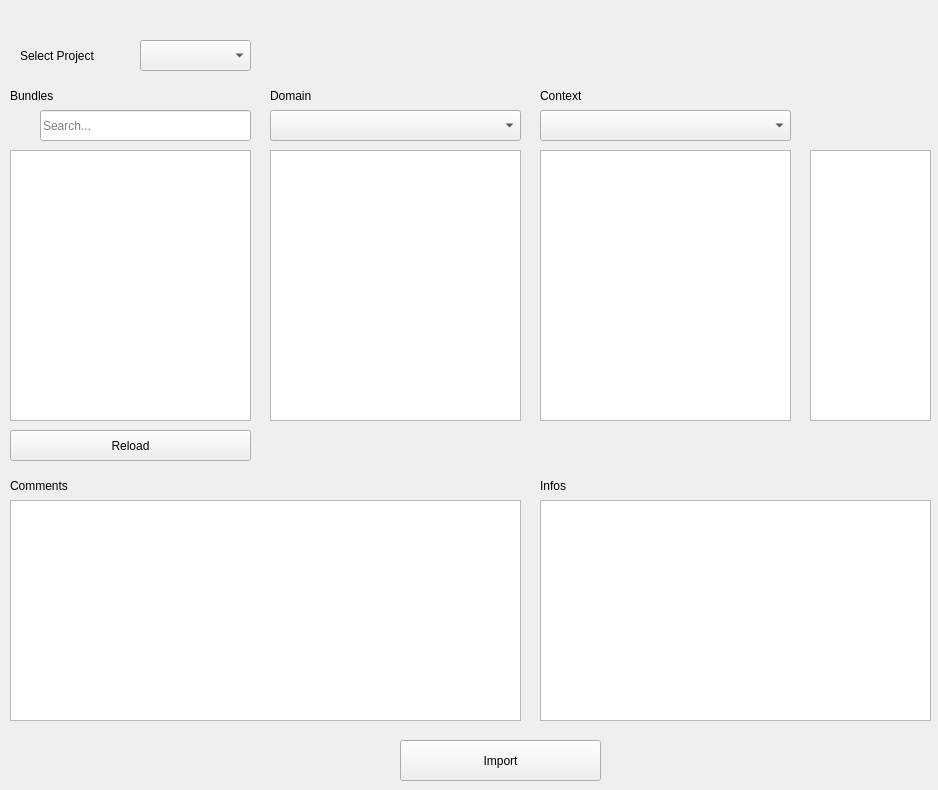
<?xml version="1.0" encoding="UTF-8"?>
<ui version="4.0">
 <class>Form</class>
 <widget class="QWidget" name="Form">
  <property name="geometry">
   <rect>
    <x>0</x>
    <y>0</y>
    <width>938</width>
    <height>790</height>
   </rect>
  </property>
  <property name="windowTitle">
   <string>Node Template Importer</string>
  </property>
  <widget class="QLabel" name="project_lbl">
   <property name="geometry">
    <rect>
     <x>20</x>
     <y>40</y>
     <width>121</width>
     <height>31</height>
    </rect>
   </property>
   <property name="styleSheet">
    <string notr="true">font: 11pt &quot;MS Shell Dlg 2&quot;;</string>
   </property>
   <property name="text">
    <string>Select Project</string>
   </property>
  </widget>
  <widget class="QLabel" name="title_label">
   <property name="geometry">
    <rect>
     <x>340</x>
     <y>0</y>
     <width>301</width>
     <height>91</height>
    </rect>
   </property>
   <property name="styleSheet">
    <string notr="true">font: 63 16pt &quot;Yu Gothic UI Semibold&quot;;</string>
   </property>
   <property name="text">
    <string/>
   </property>
  </widget>
  <widget class="QComboBox" name="project_cbx">
   <property name="geometry">
    <rect>
     <x>140</x>
     <y>40</y>
     <width>111</width>
     <height>31</height>
    </rect>
   </property>
   <property name="styleSheet">
    <string notr="true">font: 11pt &quot;MS Shell Dlg 2&quot;;</string>
   </property>
   <property name="currentText">
    <string/>
   </property>
   <property name="frame">
    <bool>true</bool>
   </property>
  </widget>
  <widget class="QListView" name="bundle_list">
   <property name="geometry">
    <rect>
     <x>10</x>
     <y>150</y>
     <width>241</width>
     <height>271</height>
    </rect>
   </property>
   <property name="styleSheet">
    <string notr="true">font: 9pt &quot;Gadugi&quot;;</string>
   </property>
  </widget>
  <widget class="QListView" name="domain_list">
   <property name="geometry">
    <rect>
     <x>270</x>
     <y>150</y>
     <width>251</width>
     <height>271</height>
    </rect>
   </property>
   <property name="styleSheet">
    <string notr="true">font: 9pt &quot;Gadugi&quot;;</string>
   </property>
  </widget>
  <widget class="QListView" name="context_list">
   <property name="geometry">
    <rect>
     <x>540</x>
     <y>150</y>
     <width>251</width>
     <height>271</height>
    </rect>
   </property>
   <property name="styleSheet">
    <string notr="true">font: 9pt &quot;Gadugi&quot;;</string>
   </property>
  </widget>
  <widget class="QListView" name="version_list">
   <property name="geometry">
    <rect>
     <x>810</x>
     <y>150</y>
     <width>121</width>
     <height>271</height>
    </rect>
   </property>
   <property name="styleSheet">
    <string notr="true">font: 9pt &quot;Gadugi&quot;;</string>
   </property>
  </widget>
  <widget class="QTextEdit" name="comments_tedt">
   <property name="geometry">
    <rect>
     <x>10</x>
     <y>500</y>
     <width>511</width>
     <height>221</height>
    </rect>
   </property>
   <property name="styleSheet">
    <string notr="true">font: 57 9pt &quot;Yu Gothic Medium&quot;;</string>
   </property>
   <property name="readOnly">
    <bool>true</bool>
   </property>
   <property name="placeholderText">
    <string/>
   </property>
  </widget>
  <widget class="QLabel" name="bundle_name_lbl_8">
   <property name="geometry">
    <rect>
     <x>10</x>
     <y>470</y>
     <width>121</width>
     <height>31</height>
    </rect>
   </property>
   <property name="styleSheet">
    <string notr="true">font: 11pt &quot;MS Shell Dlg 2&quot;;</string>
   </property>
   <property name="text">
    <string>Comments</string>
   </property>
  </widget>
  <widget class="QTextEdit" name="info_tedt">
   <property name="geometry">
    <rect>
     <x>540</x>
     <y>500</y>
     <width>391</width>
     <height>221</height>
    </rect>
   </property>
   <property name="styleSheet">
    <string notr="true">font: 57 8pt &quot;Yu Gothic Medium&quot;;</string>
   </property>
   <property name="readOnly">
    <bool>true</bool>
   </property>
  </widget>
  <widget class="QLabel" name="bundle_name_lbl_9">
   <property name="geometry">
    <rect>
     <x>540</x>
     <y>470</y>
     <width>121</width>
     <height>31</height>
    </rect>
   </property>
   <property name="styleSheet">
    <string notr="true">font: 11pt &quot;MS Shell Dlg 2&quot;;</string>
   </property>
   <property name="text">
    <string>Infos</string>
   </property>
  </widget>
  <widget class="QPushButton" name="import_btn">
   <property name="geometry">
    <rect>
     <x>400</x>
     <y>740</y>
     <width>201</width>
     <height>41</height>
    </rect>
   </property>
   <property name="styleSheet">
    <string notr="true">font: 14pt &quot;Palatino Linotype&quot;;</string>
   </property>
   <property name="text">
    <string>Import</string>
   </property>
  </widget>
  <widget class="QLabel" name="bundle_type_lbl">
   <property name="geometry">
    <rect>
     <x>10</x>
     <y>740</y>
     <width>211</width>
     <height>31</height>
    </rect>
   </property>
   <property name="styleSheet">
    <string notr="true">font: 9pt &quot;MS Shell Dlg 2&quot;;</string>
   </property>
   <property name="text">
    <string/>
   </property>
  </widget>
  <widget class="QLabel" name="bundle_lbl">
   <property name="geometry">
    <rect>
     <x>10</x>
     <y>80</y>
     <width>51</width>
     <height>31</height>
    </rect>
   </property>
   <property name="styleSheet">
    <string notr="true">font: 9pt &quot;MS Shell Dlg 2&quot;;</string>
   </property>
   <property name="text">
    <string>Bundles</string>
   </property>
  </widget>
  <widget class="QLabel" name="domain_lbl">
   <property name="geometry">
    <rect>
     <x>270</x>
     <y>80</y>
     <width>51</width>
     <height>31</height>
    </rect>
   </property>
   <property name="styleSheet">
    <string notr="true">font: 9pt &quot;MS Shell Dlg 2&quot;;</string>
   </property>
   <property name="text">
    <string>Domain</string>
   </property>
  </widget>
  <widget class="QLabel" name="context_lbl">
   <property name="geometry">
    <rect>
     <x>540</x>
     <y>80</y>
     <width>51</width>
     <height>31</height>
    </rect>
   </property>
   <property name="styleSheet">
    <string notr="true">font: 9pt &quot;MS Shell Dlg 2&quot;;</string>
   </property>
   <property name="text">
    <string>Context</string>
   </property>
  </widget>
  <widget class="QComboBox" name="context_cbx">
   <property name="geometry">
    <rect>
     <x>540</x>
     <y>110</y>
     <width>251</width>
     <height>31</height>
    </rect>
   </property>
   <property name="styleSheet">
    <string notr="true">font: 9pt &quot;Microsoft JhengHei UI&quot;;</string>
   </property>
   <property name="currentText">
    <string/>
   </property>
   <property name="frame">
    <bool>true</bool>
   </property>
  </widget>
  <widget class="QComboBox" name="domain_cbx">
   <property name="geometry">
    <rect>
     <x>270</x>
     <y>110</y>
     <width>251</width>
     <height>31</height>
    </rect>
   </property>
   <property name="styleSheet">
    <string notr="true">font: 9pt &quot;Microsoft JhengHei UI&quot;;</string>
   </property>
   <property name="currentText">
    <string/>
   </property>
   <property name="frame">
    <bool>true</bool>
   </property>
  </widget>
  <widget class="QLineEdit" name="bundle_ldt">
   <property name="geometry">
    <rect>
     <x>40</x>
     <y>110</y>
     <width>211</width>
     <height>31</height>
    </rect>
   </property>
   <property name="styleSheet">
    <string notr="true">font: 11pt &quot;Segoe UI Historic&quot;;</string>
   </property>
   <property name="placeholderText">
    <string>Search...</string>
   </property>
  </widget>
  <widget class="QLabel" name="search_icon">
   <property name="geometry">
    <rect>
     <x>10</x>
     <y>110</y>
     <width>31</width>
     <height>31</height>
    </rect>
   </property>
   <property name="text">
    <string/>
   </property>
   <property name="textFormat">
    <enum>Qt::RichText</enum>
   </property>
   <property name="scaledContents">
    <bool>true</bool>
   </property>
  </widget>
  <widget class="QPushButton" name="reload_btn">
   <property name="geometry">
    <rect>
     <x>10</x>
     <y>430</y>
     <width>241</width>
     <height>31</height>
    </rect>
   </property>
   <property name="styleSheet">
    <string notr="true">font: 11pt &quot;MS Shell Dlg 2&quot;;</string>
   </property>
   <property name="text">
    <string>Reload</string>
   </property>
  </widget>
  <widget class="QLabel" name="tool_label">
   <property name="geometry">
    <rect>
     <x>830</x>
     <y>10</y>
     <width>91</width>
     <height>111</height>
    </rect>
   </property>
   <property name="text">
    <string/>
   </property>
   <property name="textFormat">
    <enum>Qt::RichText</enum>
   </property>
   <property name="scaledContents">
    <bool>true</bool>
   </property>
  </widget>
 </widget>
 <resources/>
 <connections/>
</ui>
